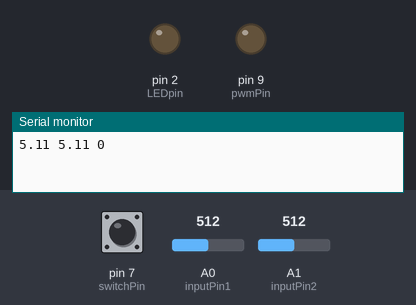
Recording of a sketch running on a simulated Arduino Uno, built with avr-gcc and run on an emulated ATmega328P. Shown: output pins drawn as LEDs (lit = HIGH), the last lines printed to the serial monitor. The test bench sets the inputs (shaded band); at power-on: pin 7 (switchPin) LOW, A0 (inputPin1) = 512, A1 (inputPin2) = 512.

Above: at 1.2 s.
1.3 s: pin 7 (switchPin) pulled HIGH for 0.15 s
At 1.37 s:
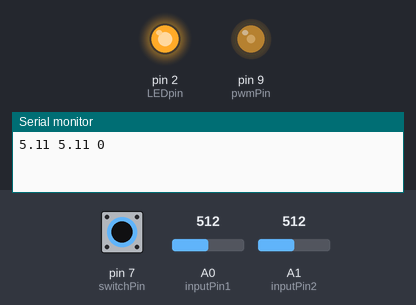
4.5 s: pin 7 (switchPin) pulled HIGH for 3.2 s
At 9.1 s:
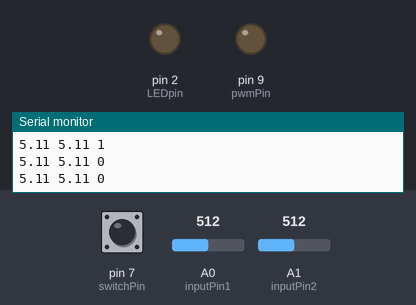
Timing chart, 0 to 10.6 s (numbered marks = the images above; inputs shaded):
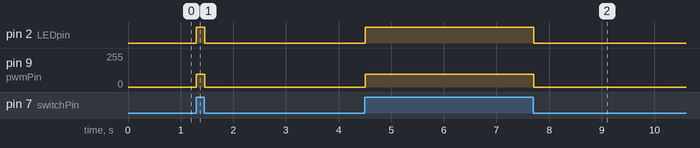

Measured:
- after the input at 1.3 s, pin 2 (LEDpin): LOW → HIGH at once, → LOW 0.15 s later; pin 9 (pwmPin): 0/255 → 96/255 at once, → 0/255 0.15 s later
- after the input at 4.5 s, pin 2 (LEDpin): LOW → HIGH at once, → LOW 3.2 s later; pin 9 (pwmPin): 0/255 → 96/255 at once, → 0/255 3.2 s later

The sketch:

pressure_readout.ino
```cpp
// ***********************************
// *** Extraction Voltage
// ***********************************
int pwmPin = 9; // output pin supporting PWM
int LEDpin = 2;  // Pin where the red LED is connected that indicates if extraction USoll signal is on
int switchPin = 7; // Pin where the switch is connected to
int switchSignal = 0; //Signal of the switch (5V or off)

float volt = 1.9; // variable to hold the voltage read
float val = 0;

// ***********************************
// *** Time
// ***********************************
unsigned long previousMillis = 0; // previous time readBS_WS_DF was executed
const long interval = 1000;           // interval at which to execute readBS_WS_DF (milliseconds)

// ***********************************
// *** HV reading from RPi
// ***********************************
int incomingByte = 0;   // for incoming serial data


const int numReadings = 30;

int readings1[numReadings];      // the readings from the analog input
int readings2[numReadings];      // the readings from the analog input
int readIndex = 0;              // the index of the current reading
int total1 = 0;                  // the running total
int total2 = 0;                  // the running total
int average1 = 0;                // the average
int average2 = 0;                // the average
float V1 = 0;                // the average
float V2 = 0;                // the average

int inputPin1 = A0;
int inputPin2 = A1;

void setup() {
	pinMode(LEDpin, OUTPUT);
	pinMode(switchPin, INPUT);
  // initialize serial communication with computer:
  Serial.begin(9600);
  // initialize all the readings to 0:
  for (int thisReading = 0; thisReading < numReadings; thisReading++) {
    readings1[thisReading] = 0;
    readings2[thisReading] = 0;
  }
}

void readPressure() {
  // subtract the last reading:
  total1 = total1 - readings1[readIndex];
  total2 = total2 - readings2[readIndex];
  // read from the sensor:
  readings1[readIndex] = analogRead(inputPin1);
  readings2[readIndex] = analogRead(inputPin2);
  // add the reading to the total:
  total1 = total1 + readings1[readIndex];
  total2 = total2 + readings2[readIndex];
  // advance to the next position in the array:
  readIndex = readIndex + 1;

  // if we're at the end of the array...
  if (readIndex >= numReadings) {
    // ...wrap around to the beginning:
    readIndex = 0;
  }

  // calculate the average:
  average1 = total1 / numReadings;
  average2 = total2 / numReadings;
  delay(5);        // delay in between reads for stability
}

void loop() {
  // *** Extraction Voltage
  switchSignal = digitalRead(switchPin);
  digitalWrite(LEDpin, switchSignal);
  if (switchSignal == 1) {
     val = 255 * (volt / 5);
     analogWrite(pwmPin, val);
  }
  else
  {
    analogWrite(pwmPin, 0);
  }
  // ***
  readPressure();
  unsigned long currentMillis = millis();
    if (currentMillis - previousMillis >= interval) {
      // save the last time executed
      V1 = average1 * 5.0 / 1023.0 * 2.0 * 1.020408163265306;
      V2 = average2 * 5.0 / 1023.0 * 2.0 * 1.020408163265306;
      //Serial.println(currentMillis - previousMillis);
      Serial.print(V1);  // Voltage A0 -- pressure
      Serial.print(" ");
      Serial.print(V2);   // Voltage A1 -- pressure
      Serial.print(" ");
      Serial.println(switchSignal);
      previousMillis = currentMillis;

      // receive data:
        if (Serial.available() > 0) {
                // read the incoming byte:
                incomingByte = Serial.read();
                switch ((char)incomingByte) {
                 case '0':
                  	Serial.print("0");
                  break;

                 case '1':
                  	Serial.print("1");
                  break;

                 default:
                  break;
                }
        }
    }
}
```
